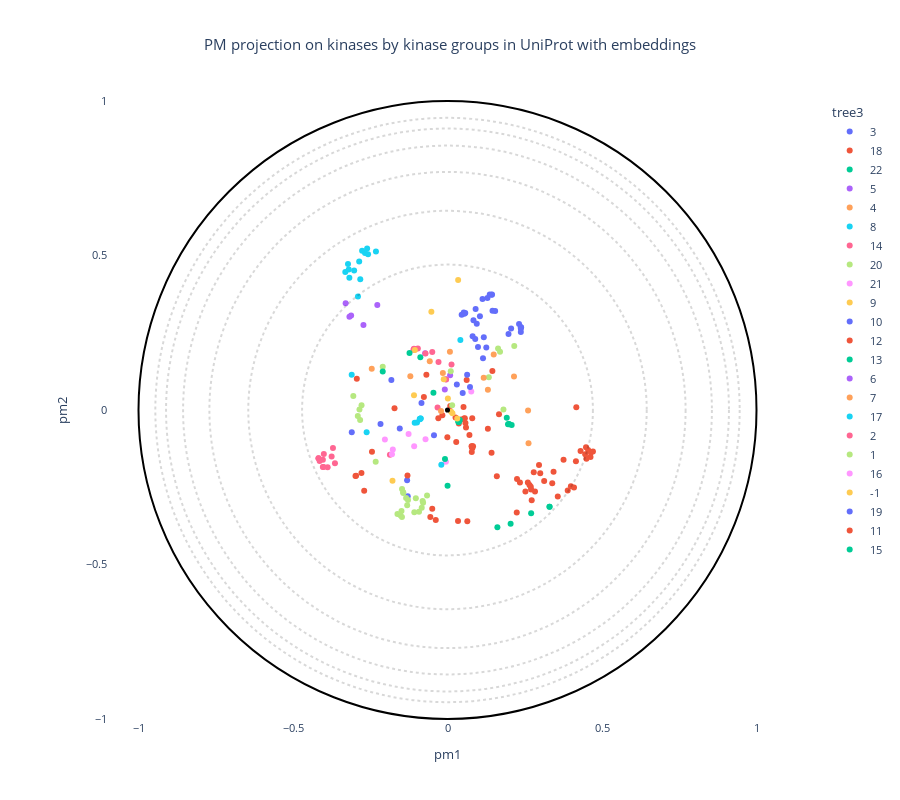

The code cell stored with this chart in its notebook:
### Code cell
# OPTIONS =================================================
#Here you can set different parameters to color & annotate the resulting projection:
if embed :
    title = "PM projection on globins colored by phylogenetic tree cluster with embeddings"  
else :
    title = "PM projection on globins colored by phylogenetic tree cluster without embeddings"  
#----------------------------------------------------------
# Select the coloring from annotation .csv file:
labels_name = "tree3"
# Select classes to label among the "labels_name" or "second_labels_name" column (comma separated list):
second_labels_name = ""
labels_text = []
show_text = False
#----------------------------------------------------------
# Use a custom color palette:
color_palette = None #Default: None
use_custom_palette = False
#==========================================================


#Check projection visualization parameters
#Labels name
if labels_name == "":
    labels_name = None
elif labels_name not in annotation_names:
    raise NameError(f"labels_name {labels_name} is not in the availables annotations.\nAvailables annotations: {annotation_names}")
#Second labels name
if second_labels_name == "":
    second_labels_name = None
elif second_labels_name not in annotation_names:
    raise NameError(f'"second_labels_name" {second_labels_name} is not in the availables annotations.\nAvailables annotations: {annotation_names}')

if not use_custom_palette:
    color_palette = None

#Plot graph
fig = plot_embedding_interactive(df_embedding, 
                                 labels_name = labels_name,
                                 second_labels_name = second_labels_name, 
                                 show_text = show_text,
                                 labels_text = labels_text,
                                 color_palette = color_palette, 
                                 title = title, 
                                 fontsize = 11)
fig.show()
